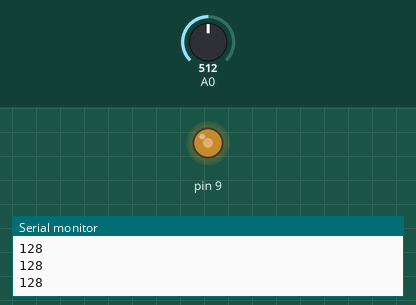
Recording of a sketch running on a simulated Arduino Uno, built with avr-gcc and run on an emulated ATmega328P. Shown: output pins drawn as LEDs (lit = HIGH), the last lines printed to the serial monitor. The inputs (shaded band) are chosen by the test bench; at power-on: A0 = 512.

Above: at 1.2 s.
1.3 s: A0 set to 716
At 2.0 s:
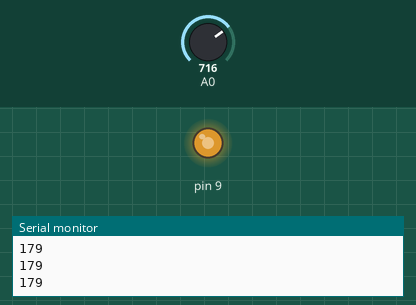
2.8 s: A0 set to 900
At 3.2 s:
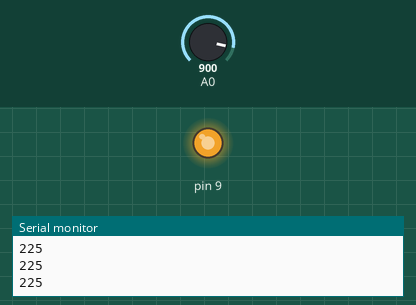
4.3 s: A0 set to 122
At 5.4 s:
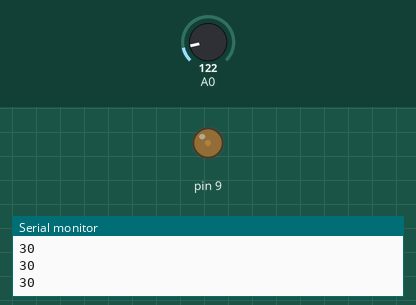
5.8 s: A0 set to 0
At 6.6 s:
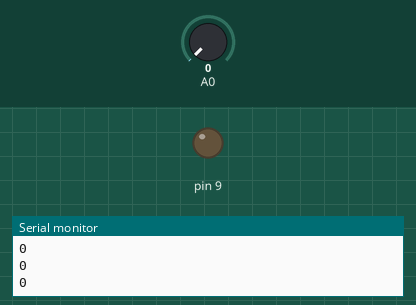
Timing chart, 0 to 8.3 s (numbered marks = the images above; inputs shaded):
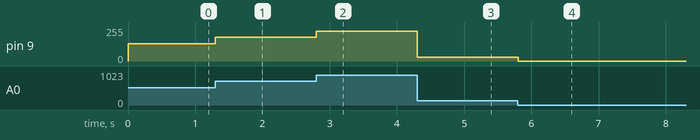

Measured:
- after the input at 1.3 s, pin 9: 128/255 → 179/255 at once
- after the input at 2.8 s, pin 9: 179/255 → 225/255 at once
- after the input at 4.3 s, pin 9: 225/255 → 30/255 at once
- after the input at 5.8 s, pin 9: 30/255 → 0/255 at once

The sketch:

udemy_project_1_41.ino
```cpp
void setup()
{
  pinMode(9, OUTPUT);
  pinMode(A0, INPUT);
  Serial.begin(9600);
}

void loop()
{
  int sensorValue = analogRead(A0) / 4;
  analogWrite(9, sensorValue);
  Serial.println(sensorValue);
  //Here, if pin-Ao is HIGH then pin-9 is HIGH else vice-versa.
}
```
